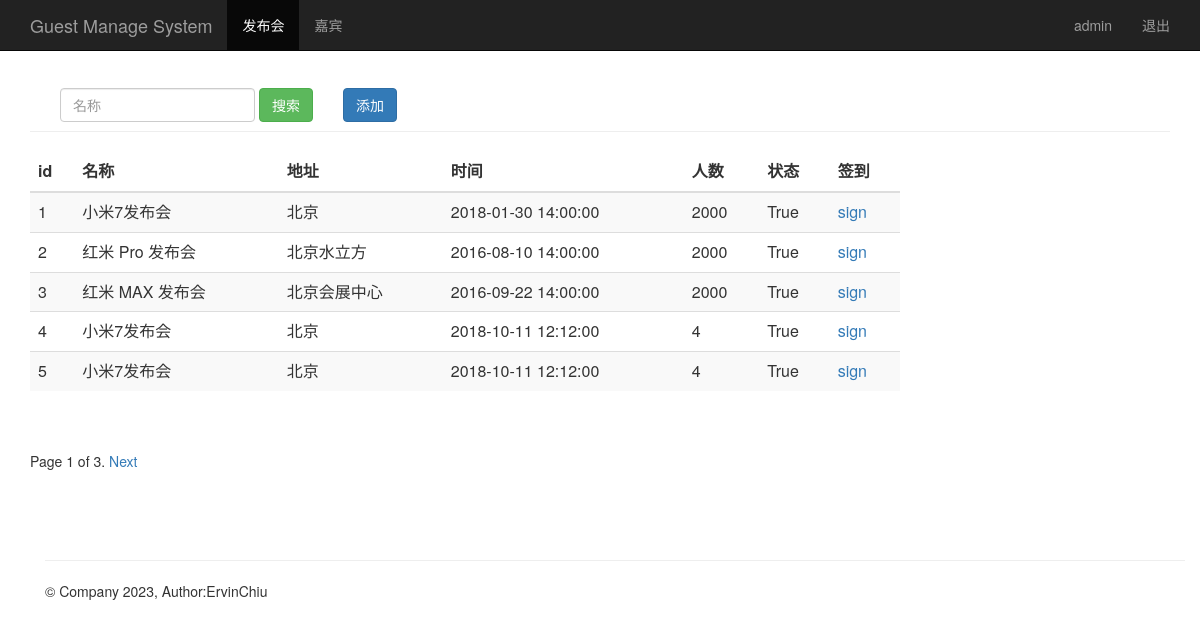
The page /event_manage/ (signed in) on the database its author committed.
### sign/models/event.py (models this page shows, shortened)
class Event(models.Model):
    name = models.CharField(max_length=100)            # 发布会标题
    limit = models.IntegerField()                      # 限制人数
    status = models.BooleanField()                     # 状态
    address = models.CharField(max_length=200)         # 地址
    start_time = models.DateTimeField('events time')   # 发布会时间
    create_time = models.DateTimeField(auto_now=True)  # 创建时间（自动获取当前时间）

### sign/views.py (the view)
# urls.py: path('event_manage/', views.event_manage),
@login_required
def event_manage(request):
    username = request.session.get('user', '')  # 读取浏览器 session
    events = Event.objects.all()
    paginator=Paginator(events,5)
    page=request.GET.get('page')
    try:
        events=paginator.page(page)
    except PageNotAnInteger:
        events=paginator.page(1)
    except EmptyPage:
        events=paginator.page(paginator.num_pages)
    return render(request, "event_manage.html", {"user": username, "events": events})

### sign/templates/event_manage.html (shortened to what this page needs)
{% extends "base.html" %}
{% block content %}
    <nav class="navbar navbar-inverse navbar-fixed-top">
      <div class="container">
        <div class="navbar-header">
          <a class="navbar-brand" href="/event_manage/">Guest Manage System</a>
        </div>
        <div id="navbar" class="collapse navbar-collapse">
          <ul class="nav navbar-nav">
            <li class="active"><a href="#">发布会</a></li>
            <li><a href="/guest_manage/">嘉宾</a></li>
          </ul>
          <ul class="nav navbar-nav navbar-right">
           <li><a href="#">{{user}}</a></li>
           <li><a href="/logout/">退出</a></li>
         </ul>
        </div>
      </div>
    </nav>
    <div class="container theme-showcase" role="main">
      <div class="page-header" style="margin-top: 80px;">
        <div id="navbar" class="navbar-collapse collapse" style="float:left;">
          <form class="navbar-form" method="get" action="/search_name/">
            <div class="form-group">
              <input name="name" type="text" placeholder="名称" class="form-control">
            </div>
            <button type="submit" class="btn btn-success">搜索</button>
          </form>
        </div>
        <div "float:right;">
          <button type="submit" class="btn btn-primary" onclick="window.location.href='/add_event/'" style="margin-top: 8px;">添加</button>
        </div>
      </div>
      <div class="row" >
        <div class="col-md-6" style="width: 900px;">
          <table class="table table-striped">
            <thead>
              <tr>
                <th>id</th>
                <th>名称</th>
                <th>地址</th>
                <th>时间</th>
                <th>人数</th>
                <th>状态</th>
                <th>签到</th>
              </tr>
            </thead>
            <tbody>
              {% for event in events %}
                <tr>
                  <td>{{ event.id }}</td>
                  <td>{{ event.name }}</td>
                  <td>{{ event.address }}</td>
                  <td>{{ event.start_time | date:"Y-m-d H:i:s" }}</td>
                  <td>{{ event.limit }}</td>
                  <td>{{ event.status }}</td>
                  <td><a href="/sign_index/{{ event.id }}/"  target="{{ event.id }}_blank">sign</a></td>
                </tr>
             {% endfor %}
            </tbody>
          </table>
        </div>
      </div>
      <div class="pagination">
        <span class="step-links">
          <ul class="pagination">
				<span class="current">
				Page {{ events.number }} of {{ events.paginator.num_pages }}.
				</span>
            {% if events.has_next %}
             <a href="?page={{ events.next_page_number }}">Next</a>
			 {% endif %}
        </span>
      </div>
{% endblock %}

### rows shown on the page
Event: id "1", name "小米7发布会", address "北京", start_time "2018-01-30 14:00:00", limit "2000", status "True"
Event: id "2", name "红米 Pro 发布会", address "北京水立方", start_time "2016-08-10 14:00:00", limit "2000", status "True"
Event: id "3", name "红米 MAX 发布会", address "北京会展中心", start_time "2016-09-22 14:00:00", limit "2000", status "True"
Event: id "4", name "小米7发布会", address "北京", start_time "2018-10-11 12:12:00", limit "4", status "True"
Event: id "5", name "小米7发布会", address "北京", start_time "2018-10-11 12:12:00", limit "4", status "True"

### other values the page prints
{{ user }} "admin"
{{ events.number }} "1"
{{ events.paginator.num_pages }} "3"
